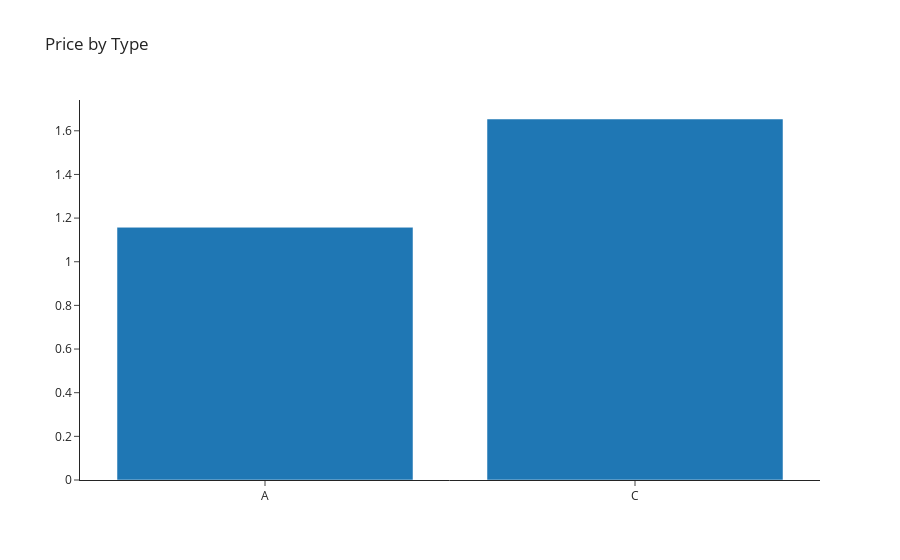

The code cell stored with this chart in its notebook:
### Markdown cell above
#### Price by Type

### Code cell
fig = go.Figure(data = [go.Bar(x = df_count.Type, y = df_count.Price)])
fig.update_layout(title_text = 'Price by Type')
fig.show()

### Figure 1 — Plotly figure (JSON) as saved in the notebook; plotly's stock layout.template omitted (floating-point values rounded to 4 significant figures)
{"data": [{"type": "bar", "x": ["A", "C"], "y": [1.158, 1.654]}], "layout": {"title": {"text": "Price by Type"}}}
